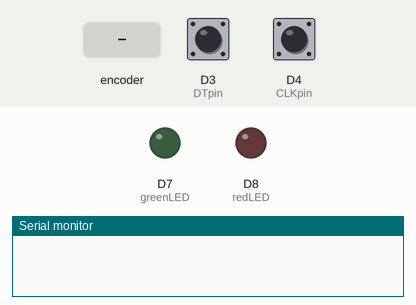
This sketch was run on a simulated ESP8266 (NodeMCU). On the bench: output pins drawn as LEDs (lit = HIGH), the last lines printed to the serial monitor. Inputs (shaded band) come from the test bench; at power-on: D3 (DTpin) HIGH, D4 (CLKpin) HIGH.

Above: at 1.2 s.
1.3 s: rotary encoder on D4 (CLKpin) / D3 (DTpin) turned 1 step (first pin leading)
At 2.2 s:
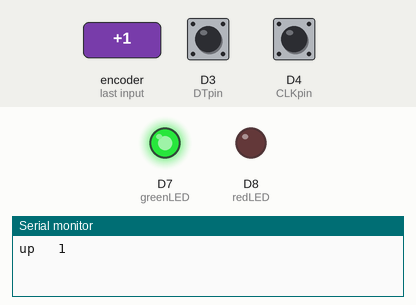
3.0 s: rotary encoder on D4 (CLKpin) / D3 (DTpin) turned 2 steps (second pin leading)
At 4.4 s:
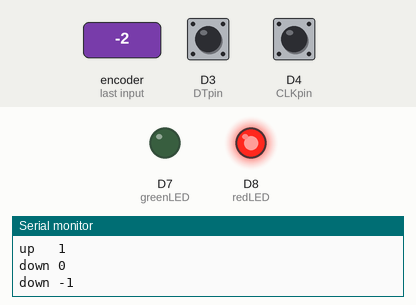
Timing chart, 0 to 6.0 s (numbered marks = the images above; inputs shaded):
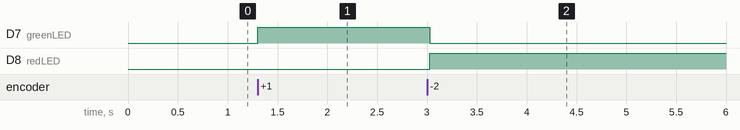

Measured:
- after the input at 1.3 s, D7 (greenLED): LOW → HIGH at once
- after the input at 3.0 s, D7 (greenLED): HIGH → LOW at once; D8 (redLED): LOW → HIGH at once

The sketch:

Listing19-1.ino
```cpp
/*******************************************************************************
 * Sketch name: Rotary encoder with LEDs
 * Description: Control LEDs by rotary encoder rotation direction
 * Created on:  October 2020
 * Author:      Neil Cameron
 * Book:        Electronics Projects with the ESP8266 and ESP32
 * Chapter :    19 - Rotary encoder
 ******************************************************************************/

int CLKpin = D4;            // rotary encoder pins
int DTpin = D3;           // CLK = pin A and DT = pin B
int redLED = D8;
int greenLED = D7;          // define LED pins
int count = 0;
int oldCLK = LOW;
int newCLK;

void setup()
{
  Serial.begin(115200);         // define Serial Monitor baud rate
  pinMode(redLED, OUTPUT);        // set LED pins as output
  pinMode(greenLED, OUTPUT);
}

void loop()
{
  newCLK = digitalRead(CLKpin);     // state of pin A (CLK)
  if(newCLK == LOW && oldCLK == HIGH)   // falling edge of pin A
  {
    if(digitalRead(DTpin) == HIGH) LED(HIGH, 1, "up   "); // pin B HIGH
    else LED(LOW, -1, "down ");     // pin B (DT) LOW
  }
  oldCLK = newCLK;          // reset pin A (CLK) state
//  delay(100);           // to confirm microcontroller
}               // can miss rotary encoder turns

void LED(int state, int increment, String text)
{
  digitalWrite(redLED, 1-state);      // turn on or off the LEDs
  digitalWrite(greenLED, state);
  Serial.print(text);
  count = count + increment;        // update and display count
  Serial.println(count);
}
```
